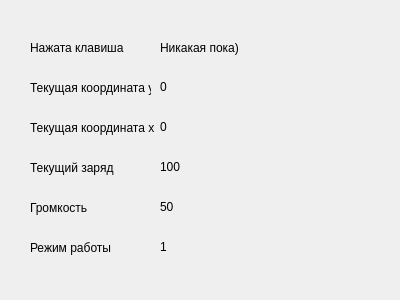
<?xml version="1.0" encoding="UTF-8"?>
<ui version="4.0">
 <class>InfoForm</class>
 <widget class="QWidget" name="InfoForm">
  <property name="geometry">
   <rect>
    <x>0</x>
    <y>0</y>
    <width>400</width>
    <height>300</height>
   </rect>
  </property>
  <property name="windowTitle">
   <string>Form</string>
  </property>
  <widget class="QLabel" name="label">
   <property name="geometry">
    <rect>
     <x>30</x>
     <y>40</y>
     <width>101</width>
     <height>16</height>
    </rect>
   </property>
   <property name="text">
    <string>Нажата клавиша</string>
   </property>
  </widget>
  <widget class="QLabel" name="label_pressed_button">
   <property name="geometry">
    <rect>
     <x>160</x>
     <y>40</y>
     <width>101</width>
     <height>16</height>
    </rect>
   </property>
   <property name="text">
    <string>Никакая пока)</string>
   </property>
  </widget>
  <widget class="QLabel" name="label_3">
   <property name="geometry">
    <rect>
     <x>30</x>
     <y>80</y>
     <width>121</width>
     <height>16</height>
    </rect>
   </property>
   <property name="text">
    <string>Текущая координата y</string>
   </property>
  </widget>
  <widget class="QLabel" name="label_coord">
   <property name="geometry">
    <rect>
     <x>160</x>
     <y>80</y>
     <width>47</width>
     <height>13</height>
    </rect>
   </property>
   <property name="text">
    <string>0</string>
   </property>
  </widget>
  <widget class="QLabel" name="label_2">
   <property name="geometry">
    <rect>
     <x>30</x>
     <y>120</y>
     <width>141</width>
     <height>16</height>
    </rect>
   </property>
   <property name="text">
    <string>Текущая координата x</string>
   </property>
  </widget>
  <widget class="QLabel" name="label_coord_x">
   <property name="geometry">
    <rect>
     <x>160</x>
     <y>120</y>
     <width>47</width>
     <height>13</height>
    </rect>
   </property>
   <property name="text">
    <string>0</string>
   </property>
  </widget>
  <widget class="QLabel" name="label_5">
   <property name="geometry">
    <rect>
     <x>30</x>
     <y>160</y>
     <width>121</width>
     <height>16</height>
    </rect>
   </property>
   <property name="text">
    <string>Текущий заряд</string>
   </property>
  </widget>
  <widget class="QLabel" name="label_battery">
   <property name="geometry">
    <rect>
     <x>160</x>
     <y>160</y>
     <width>47</width>
     <height>13</height>
    </rect>
   </property>
   <property name="text">
    <string>100</string>
   </property>
  </widget>
  <widget class="QLabel" name="label_7">
   <property name="geometry">
    <rect>
     <x>30</x>
     <y>200</y>
     <width>81</width>
     <height>16</height>
    </rect>
   </property>
   <property name="text">
    <string>Громкость</string>
   </property>
  </widget>
  <widget class="QLabel" name="label_value">
   <property name="geometry">
    <rect>
     <x>160</x>
     <y>200</y>
     <width>47</width>
     <height>13</height>
    </rect>
   </property>
   <property name="text">
    <string>50</string>
   </property>
  </widget>
  <widget class="QLabel" name="label_9">
   <property name="geometry">
    <rect>
     <x>30</x>
     <y>240</y>
     <width>81</width>
     <height>16</height>
    </rect>
   </property>
   <property name="text">
    <string>Режим работы</string>
   </property>
  </widget>
  <widget class="QLabel" name="label_power">
   <property name="geometry">
    <rect>
     <x>160</x>
     <y>240</y>
     <width>47</width>
     <height>13</height>
    </rect>
   </property>
   <property name="text">
    <string>1</string>
   </property>
  </widget>
 </widget>
 <resources/>
 <connections/>
</ui>
